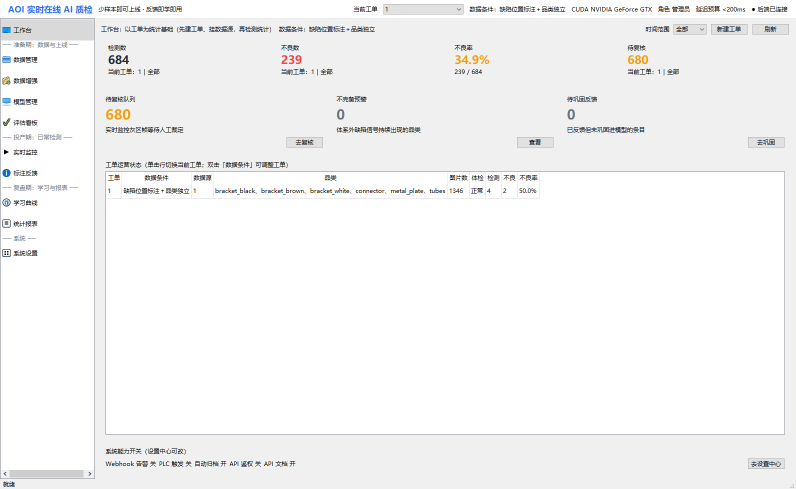
#> input picture AOI_tree/AOI_Core/tests/_archive/_wo1_shots/01_顶栏_工单1.png, 1591 x 978 px (shown at 1/2 size)
$ python -i feature_lib.py   (imports and definitions only)   (older library calls are emulated)
#> lines starting #> are read from the running program, lines starting #| are printed output that depends on the picture
"""特征函数库：15 组特征的参数化实现 + 自定义特征注册机制

每组特征是从 algo/vendor/traditional.py 的单体 extract() 移植的独立函数，
**默认参数与主干逐位一致**（parity 校验保证），差异仅在于：
  1. 所有超参数暴露在 params 中，可经 feature_set 配置修改
  2. 每组自包含（⑪逻辑组自算 Otsu 阈值，不再依赖 ⑤ 的中间变量）

函数签名：f(ctx, params) -> list[float]
  ctx = {"img": RGB 图, "gray": 灰度, "hsv": HSV}（均已按 preprocess 配置缩放）
自定义特征：在 custom_features.py 中用 @feature 装饰器注册即可被 manage.py add 使用。
"""
import cv2
import numpy as np
import pywt
from skimage.feature import local_binary_pattern, hog, graycomatrix, graycoprops
from skimage.measure import shannon_entropy
from skimage import morphology

# ── 注册表 ───────────────────────────────────────────────────────────

FEATURE_FUNCS = {}    # key -> {"func", "name", "rationale", "targets", "default_params"}


def feature(key: str, name: str, rationale: str, targets: str,
            default_params: dict | None = None):
    """特征函数注册装饰器（内置 15 组与自定义特征共用）"""
    def deco(f):
        FEATURE_FUNCS[key] = {
            "func": f, "name": name, "rationale": rationale,
            "targets": targets, "default_params": default_params or {},
        }
        return f
    return deco


# [331 lines left out: functions preprocess, make_ctx, _cv2_canny, glcm, selfsim, edge and 12 more, not called in this run]


def _surf_features(gray, n_octaves=3, n_scales=3, base_sigma=1.6,
                   sigma_step=1.26, rel_thresh=0.01):
    """自研简化 SURF（与主干 vendor/traditional.py 逐行同源）"""
#> called with n_octaves = 3, n_scales = 3, base_sigma = 1.6, sigma_step = 1.26, rel_thresh = 0.01
    h, w = gray.shape
#> h = 978; w = 1591
    img = gray.astype(np.float32) / 255.0
    kps = []
    oct_resp = [[] for _ in range(n_octaves)]
    sigma = base_sigma
    for o in range(n_octaves):
        img_o = cv2.resize(img, (max(w >> o, 16), max(h >> o, 16)),
                           interpolation=cv2.INTER_LINEAR) if o else img
        oh, ow = img_o.shape[:2]
        if min(oh, ow) < 24:
            break
        s = sigma
        for _ in range(n_scales):
            blur = cv2.GaussianBlur(img_o, (0, 0), s)
            hxx = cv2.Sobel(blur, cv2.CV_32F, 2, 0, ksize=3)
            hyy = cv2.Sobel(blur, cv2.CV_32F, 0, 2, ksize=3)
            hxy = cv2.Sobel(blur, cv2.CV_32F, 1, 1, ksize=3)
            det = np.maximum((hxx * hyy - hxy * hxy) * (s ** 4), 0)
            gx = cv2.Sobel(blur, cv2.CV_32F, 1, 0, ksize=3)
            gy = cv2.Sobel(blur, cv2.CV_32F, 0, 1, ksize=3)
            ang = np.mod(np.degrees(np.arctan2(gy, gx)), 180.0)
            scale_abs = s * (2 ** o)
            peak = float(det.max()) if det.size else 0.0
            thr = peak * rel_thresh if peak > 1e-9 else 0.0
            if thr > 0:
                from scipy.ndimage import maximum_filter
                mask = (det >= thr) & (det == maximum_filter(det, size=3))
                yx = np.argwhere(mask)
                if yx.size:
                    keep = ((yx[:, 0] >= 2) & (yx[:, 0] < oh - 2)
                            & (yx[:, 1] >= 2) & (yx[:, 1] < ow - 2))
                    yx = yx[keep][:300]
                    if yx.size:
                        xs = yx[:, 1].astype(np.float64) / ow * w
                        ys = yx[:, 0].astype(np.float64) / oh * h
                        rv = det[yx[:, 0], yx[:, 1]].astype(np.float64)
                        ov = ang[yx[:, 0], yx[:, 1]].astype(np.float64)
                        for i in range(len(yx)):
                            kps.append((xs[i], ys[i], scale_abs, rv[i], ov[i]))
                            oct_resp[o].append(rv[i])
            s *= sigma_step
        sigma *= 2.0
#> this loop made 3 passes
#> pass 2, in _surf_features, `img_o = cv2.resize(img, (max(w >> o, 16), max(h >> o, 16)), interpolat..`:
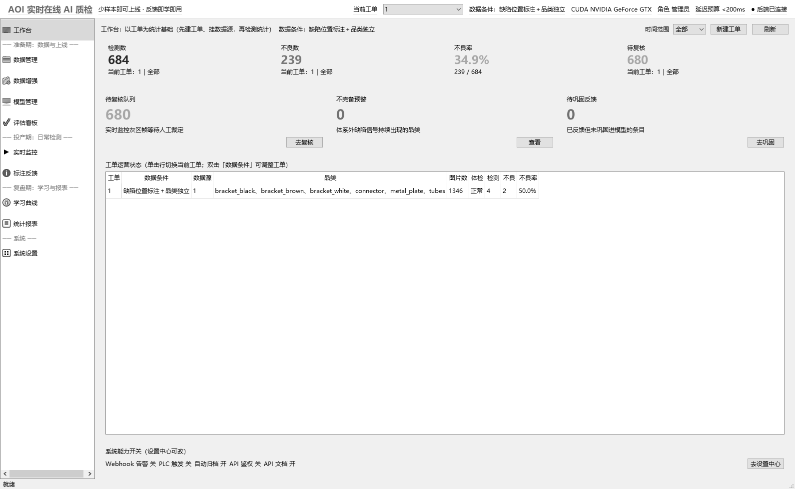
#> img_o: shape (489, 795) float32; min 0, max 1, mean 0.96
#> pass 3, in _surf_features, `img_o = cv2.resize(img, (max(w >> o, 16), max(h >> o, 16)), interpolat..`:
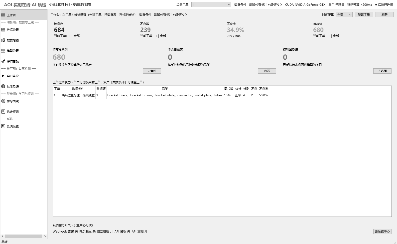
#> img_o: shape (244, 397) float32; min 0, max 1, mean 0.96
#> after the loop:
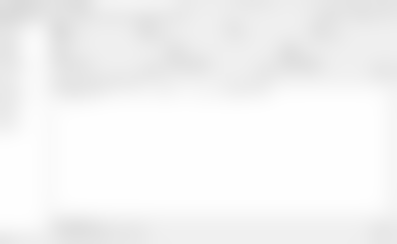
#> blur: shape (244, 397) float32; min 0.86, max 1, mean 0.96
#> after the loop:
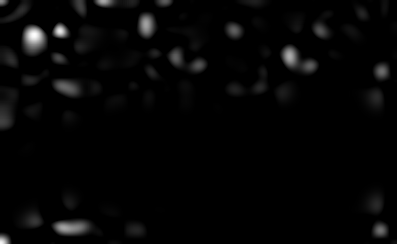
#> det: shape (244, 397) float32; min 0, max 0.0197, mean 0.000438; drawn with min black and max white
#> after the loop:
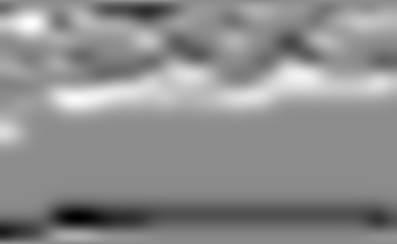
#> gy: shape (244, 397) float32; min -0.0448, max 0.0366, mean 0.000499; drawn with min black and max white
#> after the loop:
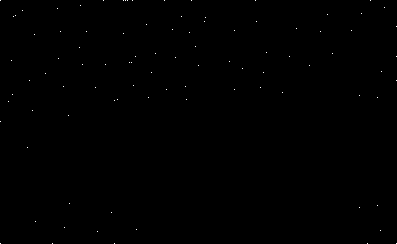
#> mask: shape (244, 397) bool; 0.1% white in thin lines or dots
#> after the loop, kps = 2068 items, first 6: (768, 9, 1.6, 0.0334, 45.04), (925, 9, 1.6, 0.0337, 135), (59, 10, 1.6, 0.0354, 76.48), (66, 10, 1.6, 0.0324, 101.2), (91, 10, 1.6, 0.0244, 72.76), (98, 10, 1.6, 0.0416, 104.8); ov = 74 values, max 179.8 at index 54, min 1 at index 14, mean 83.19; rv = 74 values, max 0.0197 at index 22, min 0.000201 at index 2, mean 0.0032; sigma = 12.8; xs = 74 values, max 1538.9 at index 1, min 32.06 at index 61, mean 682.3; ys = 74 values from 20.04 to 925.9

    n_kp = len(kps)
#> n_kp = 2068
    area = float(h * w)
#> area = 1555998
    oct_means = [float(np.mean(v)) if v else 0.0 for v in oct_resp]
    if n_kp == 0:
        return [0.0] * 14, cv2.cvtColor(gray, cv2.COLOR_GRAY2RGB)

    arr = np.array(kps, dtype=np.float64)
#> arr = 2068 rows, first 6: [768, 9, 1.6, 0.0334, 45.04], [925, 9, 1.6, 0.0337, 135], [59, 10, 1.6, 0.0354, 76.48], [66, 10, 1.6, 0.0324, 101.2], [91, 10, 1.6, 0.0244, 72.76], [98, 10, 1.6, 0.0416, 104.8]
    xs, ys, scales, resp = arr[:, 0], arr[:, 1], arr[:, 2], arr[:, 3]
#> xs = 2068 values, max 1573 at index 1021, min 6 at index 976, mean 725.9; ys = 2068 values, max 966 at index 1907, min 4 at index 900, mean 103.1; scales = 2068 values from 1.6 to 40.64; resp = 2068 values, max 1.63 at index 532, min 0.000201 at index 1996, mean 0.0608
    orients = arr[:, 4]
#> orients = 2068 values, max 179.9 at index 1349, min 0.171 at index 1353, mean 90.25
    cx, cy = float(xs.mean()), float(ys.mean())
#> cx = 725.9; cy = 103.1
    dists = np.hypot(xs - w / 2, ys - h / 2)
#> dists = 2068 values, max 915.2 at index 976, min 104.9 at index 2053, mean 631.7
    max_scale = max(scales.max(), 1e-9)
#> max_scale = 40.64
    ohist, _ = np.histogram(orients, bins=8, range=(0.0, 180.0))
#> ohist = [192, 149, 196, 523, 448, 194, 154, 212]
    ohist = ohist / (ohist.sum() + 1e-9)
#> ohist = [0.0928, 0.0721, 0.0948, 0.253, 0.217, 0.0938, 0.0745, 0.103]
    o_nz = ohist[ohist > 0]
#> o_nz has the same summary as ohist
    orient_entropy = float(-np.sum(o_nz * np.log(o_nz))) / np.log(8)
#> orient_entropy = 0.943
    orient_conc = float(ohist.max())
#> orient_conc = 0.253

    feats = [
        n_kp / area * 1e4, float(resp.mean()), float(resp.std()),
        float(resp.max()), float(scales.mean() / max_scale),
        float(scales.std() / max_scale),
        float(np.mean(np.pi * scales ** 2) / area),
        float(np.hypot(cx - w / 2, cy - h / 2) / np.hypot(w / 2, h / 2)),
        float(dists.std() / np.hypot(w / 2, h / 2)),
        orient_conc, orient_entropy,
    ] + oct_means
#> feats = [13.29, 0.0608, 0.0832, 1.63, 0.212, 0.24, 0.000341, 0.42, 0.186, 0.253, 0.943, 0.0966, 0.0412, 0.00589]
    return feats[:14], cv2.cvtColor(gray, cv2.COLOR_GRAY2RGB)

>>> import cv2
>>> picture = cv2.imread('../AOI_Core/tests/_archive/_wo1_shots/01_顶栏_工单1.png', cv2.IMREAD_GRAYSCALE)
>>> result = _surf_features(picture)
